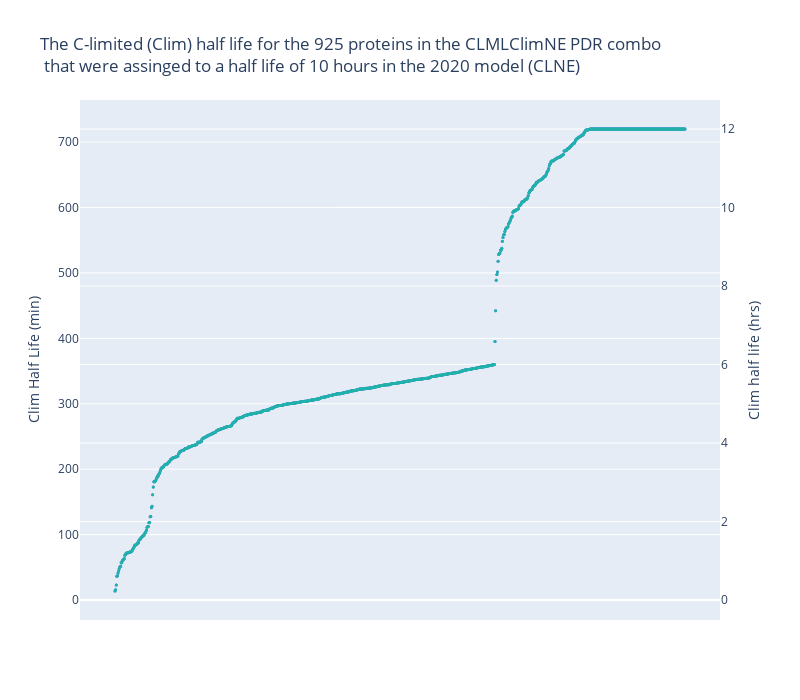

Source (notebook cell):
### Code cell
# make a new data frame with all proteins that have a half life of greater than 10 mins in the NE half life (min) column 
df_10hrs = df[df['NE half life (min)'] > 10]
print(np.shape(df_10hrs))

# make a plotly scatter plot of the protein ID on the x axis and the half life on the y axis. Arrange the proteins by their half life in the Clim model. Do not list the protein names on the x axis
df_10hrs = df_10hrs.sort_values(by='Clim half life (min)')
fig = go.Figure()
fig.add_trace(go.Scatter(x=df_10hrs['Protein ID'], y=df_10hrs['Clim half life (min)'], mode='markers', name='Clim half life (min)', yaxis="y1"))

# add a second y axis
fig.add_trace(go.Scatter(x=df_10hrs['Protein ID'], y=(df_10hrs['Clim half life (min)']/60), mode='markers', name='Clim half life (min)', yaxis="y2", marker=dict(color="lightseagreen")))
fig.update_layout(yaxis2=dict(title='Clim half life (hrs)', overlaying='y', side='right'))    

# Plot Specs
fig.update_traces(marker_size=3)
fig.update_xaxes(visible=False)
fig.update_layout(autosize=False, width=800, height=700, showlegend=False)
fig.update_layout(title=f'The C-limited (Clim) half life for the {str(np.shape(df_10hrs)[0])} proteins in the ' + current_sequence + ' PDR combo<br> that were assinged to a half life of 10 hours in the 2020 model (CLNE)', xaxis_title='Protein ID', yaxis_title='Clim Half Life (min)')

# todo: note that the first limit is probably the doubling time of 6 hours (3600 mins)

### Figure 1 — Plotly figure (JSON) as saved in the notebook; plotly's stock layout.template omitted (floating-point values rounded to 4 significant figures; data arrays with more than 128 entries replaced by an {"elided": "..."} marker saying what was removed)
{"data": [{"mode": "markers", "name": "Clim half life (min)", "x": {"elided": "925 str values"}, "y": {"elided": "925 float values"}, "yaxis": "y", "type": "scatter", "marker": {"size": 3}}, {"marker": {"color": "lightseagreen", "size": 3}, "mode": "markers", "name": "Clim half life (min)", "x": {"elided": "925 str values"}, "y": {"elided": "925 float values"}, "yaxis": "y2", "type": "scatter"}], "layout": {"yaxis2": {"title": {"text": "Clim half life (hrs)"}, "overlaying": "y", "side": "right"}, "xaxis": {"visible": false, "title": {"text": "Protein ID"}}, "autosize": false, "width": 800, "height": 700, "showlegend": false, "title": {"text": "The C-limited (Clim) half life for the 925 proteins in the CLMLClimNE PDR combo<br> that were assinged to a half life of 10 hours in the 2020 model (CLNE)"}, "yaxis": {"title": {"text": "Clim Half Life (min)"}}}}
